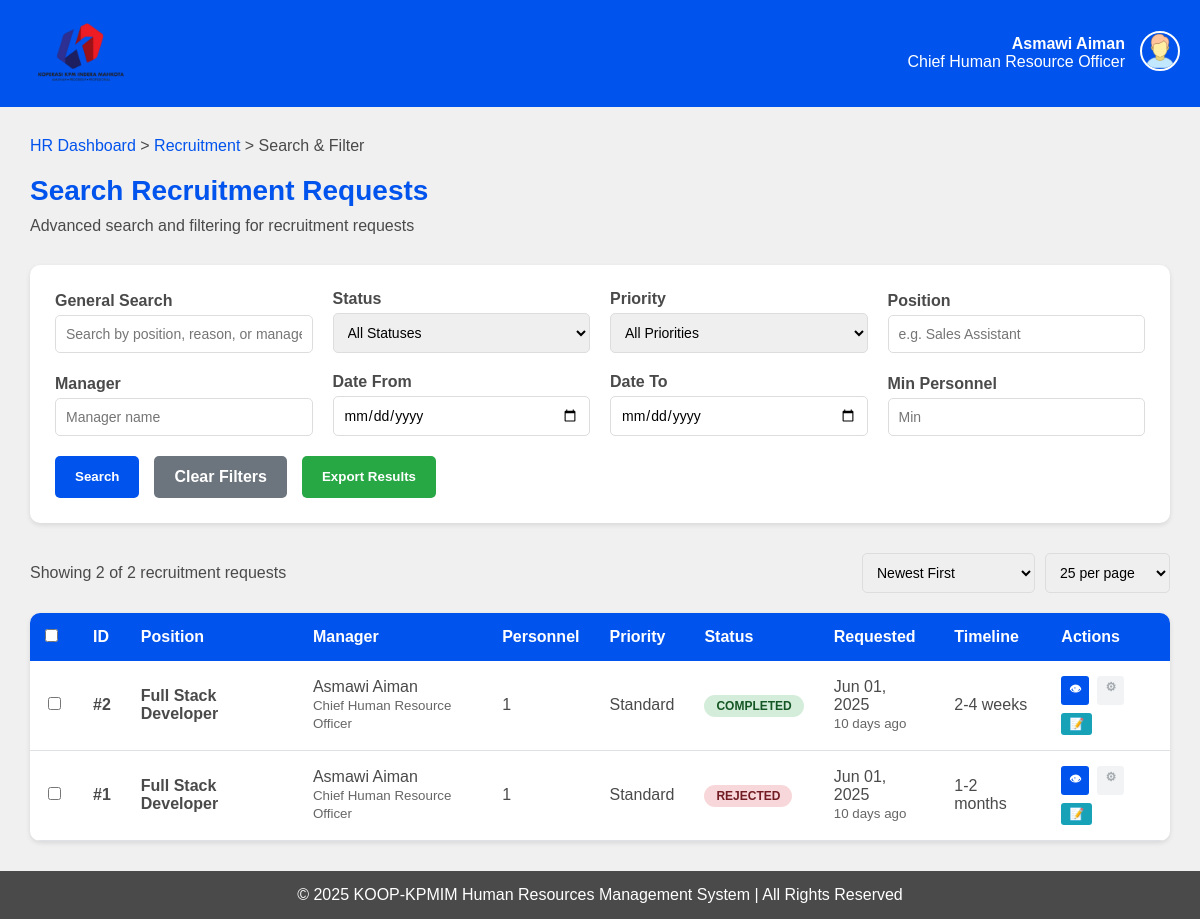
The page /hr/recruitment/search/ (signed in) on the database as committed earlier.
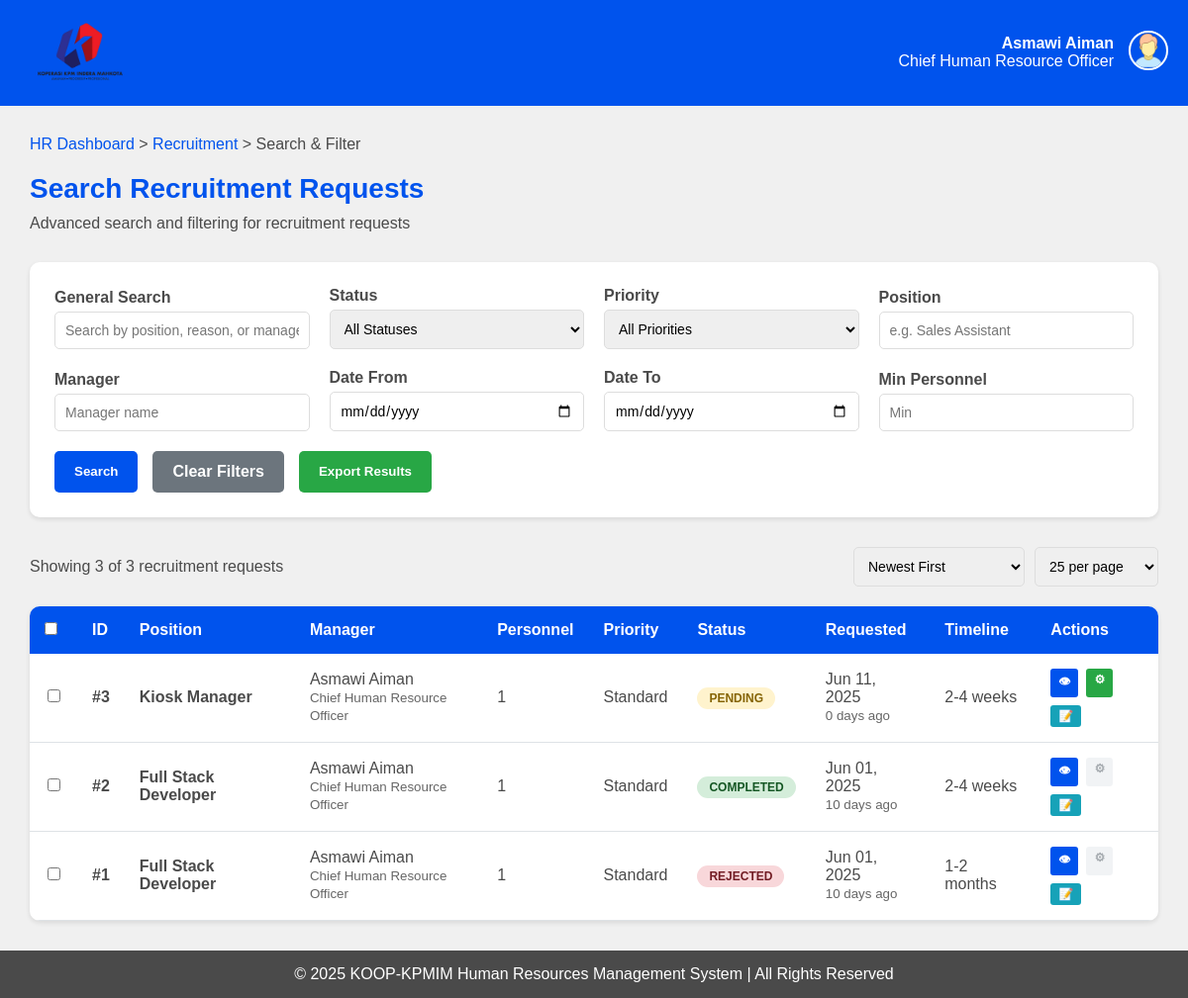
The same page on the database as committed later.
### HRMS/models.py (models this page shows, shortened)
class RECRUITMENT(models.Model):
    id = models.AutoField(primary_key=True)
    position = models.TextField(default='')
    reason = models.TextField(default='')
    total_personnel = models.IntegerField(default=1)
    STATUS_CHOICES = [
        ('Pending', 'pending'),
        ('Under Review', 'under_review'),
        ('Approved', 'approved'),
        ('In Progress', 'in_progress'),
        ('Completed', 'completed'),
        ('Rejected', 'rejected'),
        ('On Hold', 'on_hold'),
        ('More Info Needed', 'more_info_needed'),
    ]
    status = models.TextField(choices=STATUS_CHOICES, default='Pending')
    PRIORITY_CHOICES = [
        ('Low', 'low'),
        ('Standard', 'standard'),
        ('High', 'high'),
        ('Urgent', 'urgent'),
        ('Critical', 'critical'),
    ]
    priority = models.TextField(choices=PRIORITY_CHOICES, default='Standard')
    requested_date = models.DateTimeField(auto_now_add=True, null=True, blank=True)
    target_start_date = models.DateField(null=True, blank=True)
    expected_completion_date = models.DateField(null=True, blank=True)
    TIMELINE_CHOICES = [
        ('1-2 weeks', '1-2 weeks'),
        ('2-4 weeks', '2-4 weeks'),
        ('1-2 months', '1-2 months'),
        ('2-3 months', '2-3 months'),
        ('3+ months', '3+ months'),
    ]
    expected_timeline = models.TextField(choices=TIMELINE_CHOICES, default='2-4 weeks')
    job_description = models.TextField(blank=True, default='')
    required_qualifications = models.TextField(blank=True, default='')
    salary_range_min = models.DecimalField(max_digits=10, decimal_places=2, null=True, blank=True)
    salary_range_max = models.DecimalField(max_digits=10, decimal_places=2, null=True, blank=True)
    EMPLOYMENT_TYPE_CHOICES = [
        ('Full-time', 'full_time'),
        ('Part-time', 'part_time'),
        ('Contract', 'contract'),
        ('Temporary', 'temporary'),
        ('Internship', 'internship'),
    ]
    employment_type = models.TextField(choices=EMPLOYMENT_TYPE_CHOICES, default='Full-time')
    department = models.TextField(blank=True, default='')
    work_location = models.TextField(blank=True, default='')
    REMOTE_WORK_CHOICES = [
        ('On-site', 'on_site'),
        ('Remote', 'remote'),
        ('Hybrid', 'hybrid'),
    ]
    remote_work_option = models.TextField(choices=REMOTE_WORK_CHOICES, default='On-site')
    business_justification = models.TextField(blank=True, default='')
    JUSTIFICATION_TYPE_CHOICES = [
        ('New Position', 'new_position'),
        ('Replacement', 'replacement'),
        ('Expansion', 'expansion'),
        ('Temporary Cover', 'temporary_cover'),
        ('Project Based', 'project_based'),
    ]
    justification_type = models.TextField(choices=JUSTIFICATION_TYPE_CHOICES, default='New Position')
    managerid = models.ForeignKey('MANAGER', on_delete=models.CASCADE)
    assigned_hr = models.ForeignKey('HR', on_delete=models.SET_NULL, null=True, blank=True)
    last_updated = models.DateTimeField(auto_now=True)
    updated_by = models.ForeignKey('HR', on_delete=models.SET_NULL, null=True, blank=True, related_name='recruitment_updates')
    is_confidential = models.BooleanField(default=False)
    external_posting_allowed = models.BooleanField(default=True)
    @property
    def days_since_request(self):
        return (timezone.now().date() - self.requested_date.date()).days
    @property
    def is_urgent(self):
        return self.priority in ['Urgent', 'Critical'] or self.days_since_request > 30
    @property
    def is_overdue(self):
        if self.expected_completion_date:
            return self.expected_completion_date < timezone.now().date()
        return False
    class Meta:
        ordering = ['-requested_date']
        verbose_name = 'Recruitment Request'
        verbose_name_plural = 'Recruitment Requests'

class MANAGER(models.Model):
    id = models.TextField(primary_key=True)
    password = models.TextField(default='')
    staffid = models.ForeignKey(STAFF, on_delete=models.CASCADE)

class STAFF(models.Model):
    id = models.TextField(primary_key=True, max_length=12)
    name = models.TextField(default='')
    position = models.TextField(default='')
    phone = models.TextField(default='')
    email = models.EmailField(default='')
    password = models.TextField(default='')
    STATUS = [
        ('',''),
        ('Married','married'),
        ('Single','single'),
    ]
    status = models.TextField(choices=STATUS, default='')
    GENDER = [
        ('',''),
        ('Male', 'male'),
        ('Female', 'female'),
    ]
    gender = models.TextField(choices=GENDER, default='')
    date_of_birth = models.DateField()
    bank_number = models.TextField(default='')
    emergency_contact = models.TextField(default='')

### HRMS/views.py (the view, shortened to what this page needs)
# urls.py: path('hr/recruitment/search/', views.recruitment_search, name='hr_recruitment_search'),
def recruitment_search(request):
    if not request.session.get('user_type') == 'hr':
        request.session.flush()
        messages.error(request, "You do not have permission to view this page. Please login again")
        return redirect('login')
    try:
        hr_id = request.session.get('user_id')
        hr = HR.objects.get(id=hr_id)
        search_query = request.GET.get('search', '').strip()
        status_filter = request.GET.get('status', '')
        priority_filter = request.GET.get('priority', '')
        position_filter = request.GET.get('position', '').strip()
        manager_filter = request.GET.get('manager', '').strip()
        date_from = request.GET.get('date_from', '')
        date_to = request.GET.get('date_to', '')
        personnel_min = request.GET.get('personnel_min', '')
        sort_by = request.GET.get('sort', 'newest')
        page_size = int(request.GET.get('page_size', 25))
        recruitment_requests = RECRUITMENT.objects.select_related('managerid__staffid')
        search_performed = any([
            search_query, status_filter, priority_filter, position_filter,
            manager_filter, date_from, date_to, personnel_min
        ])
        if status_filter:
            recruitment_requests = recruitment_requests.filter(status=status_filter)
        if priority_filter:
            recruitment_requests = recruitment_requests.filter(priority=priority_filter)
        if position_filter:
            recruitment_requests = recruitment_requests.filter(position__icontains=position_filter)
        if manager_filter:
            recruitment_requests = recruitment_requests.filter(
                managerid__staffid__name__icontains=manager_filter
            )
        if personnel_min:
            try:
                min_personnel = int(personnel_min)
                recruitment_requests = recruitment_requests.filter(total_personnel__gte=min_personnel)
            except ValueError:
                messages.warning(request, 'Invalid minimum personnel value.')
        if sort_by == 'oldest':
            recruitment_requests = recruitment_requests.order_by('requested_date')
        elif sort_by == 'status':
            recruitment_requests = recruitment_requests.order_by('status', '-requested_date')
        elif sort_by == 'position':
            recruitment_requests = recruitment_requests.order_by('position')
        else:  # newest (default)
            recruitment_requests = recruitment_requests.order_by('-requested_date')
        total_results = recruitment_requests.count()
        paginator = Paginator(recruitment_requests, page_size)
        page_number = request.GET.get('page', 1)
        recruitment_requests = paginator.get_page(page_number)
        all_statuses = RECRUITMENT.objects.values_list('status', flat=True).distinct()
        all_priorities = RECRUITMENT.objects.values_list('priority', flat=True).distinct()
        all_positions = RECRUITMENT.objects.values_list('position', flat=True).distinct()
        all_managers = RECRUITMENT.objects.select_related('managerid__staffid').values_list(
            'managerid__staffid__name', flat=True
        ).distinct()
        context = {
            'hr': hr,
            'recruitment_requests': recruitment_requests,
            'total_results': total_results,
            'search_performed': search_performed,
            'search_query': search_query,
            'status_filter': status_filter,
            'priority_filter': priority_filter,
            'position_filter': position_filter,
            'manager_filter': manager_filter,
            'date_from': date_from,
            'date_to': date_to,
            'personnel_min': personnel_min,
            'sort_by': sort_by,
            'page_size': page_size,
            'all_statuses': all_statuses,
            'all_priorities': all_priorities,
            'all_positions': all_positions,
            'all_managers': all_managers,
        }
        return render(request, 'hr/recruitment_search.html', context)
    except HR.DoesNotExist:
        messages.error(request, "HR user not found. Please login again")
        return redirect('login')
    except Exception as e:
        messages.error(request, f"An error occurred: {str(e)}")
        return redirect('hr_recruitment')

### HRMS/templates/hr/recruitment_search.html (shortened to what the changed rows need)
{% load static %}
<!DOCTYPE html>
<html lang="en">
<head>
</head>
<body>
    <main>
        <h1>Search Recruitment Requests</h1>
        <div class="results-header">
            <div class="results-info">
                {% if recruitment_requests %}
                    Showing {{ recruitment_requests|length }} of {{ total_results }} recruitment requests
                {% else %}
                    {% if search_performed %}
                        No results found for your search criteria
                    {% else %}
                        No recruitment requests found
                    {% endif %}
                {% endif %}
            </div>
            <div class="results-actions">
                <select id="sortBy" class="form-control" style="width: auto;" onchange="sortResults()">
                </select>
                <select id="pageSize" class="form-control" style="width: auto;" onchange="changePageSize()">
                </select>
            </div>
        </div>
        {% if recruitment_requests %}
        <div class="results-container">
            <div class="table-container">
                <table>
                    <thead>
                        <tr>
                            <th class="checkbox-cell">
                                <input type="checkbox" id="selectAll" class="select-all-checkbox" onchange="toggleSelectAll()">
                            </th>
                            <th>ID</th>
                            <th>Position</th>
                            <th>Manager</th>
                            <th>Personnel</th>
                            <th>Priority</th>
                            <th>Status</th>
                            <th>Requested</th>
                            <th>Timeline</th>
                            <th>Actions</th>
                        </tr>
                    </thead>
                    <tbody>
                        {% for request in recruitment_requests %}
                        <tr>
                            <td class="checkbox-cell">
                                <input type="checkbox" class="row-checkbox" value="{{ request.id }}" onchange="updateSelection()">
                            </td>
                            <td><strong>#{{ request.id }}</strong></td>
                            <td>
                                <strong>{{ request.position }}</strong>
                            </td>
                            <td>
                                {{ request.managerid.staffid.name }}<br>
                                <small style="color: #666;">{{ request.managerid.staffid.position }}</small>
                            </td>
                            <td>{{ request.total_personnel }}</td>
                            <td>
                                <span class="priority-{{ request.priority|lower }}">
                                    {{ request.priority }}
                                </span>
                            </td>
                            <td>
                                <span class="status-badge status-{{ request.status|lower|cut:' ' }}">
                                    {{ request.status }}
                                </span>
                            </td>
                            <td>
                                {{ request.requested_date|date:"M d, Y" }}<br>
                                <small style="color: #666;">{{ request.days_since_request }} days ago</small>
                            </td>
                            <td>
                                {% if request.expected_timeline %}
                                    {{ request.expected_timeline }}
                                {% else %}
                                    <span style="color: #999;">Not set</span>
                                {% endif %}
                            </td>
                            <td>
                                <div class="action-links">
                                    <a href="{% url 'hr_recruitment_details' request.id %}" class="btn-view" title="View Details">👁</a>
                                    {% if request.status == 'Completed' or request.status == 'Rejected' %}
                                        <span class="btn-process disabled" title="Cannot process {{ request.status|lower }} requests">⚙</span>
                                    {% else %}
                                        <a href="{% url 'hr_recruitment_process' request.id %}" class="btn-process" title="Process">⚙</a>
                                    {% endif %}
                                    <a href="{% url 'hr_recruitment_notes' request.id %}" class="btn-notes" title="Notes">📝</a>
                                </div>
                            </td>
                        </tr>
                        {% endfor %}
                    </tbody>
                </table>
            </div>
        </div>
        {% endif %}
    </main>
</body>
</html>

Rows that differ between the two databases and show on the page:
added RECRUITMENT: id "3", position "Kiosk Manager", managerid.staffid.name "Asmawi Aiman", managerid.staffid.position "Chief Human Resource Officer", total_personnel "1", priority "Standard", status "PENDING", requested_date "Jun 11, 2025", days_since_request "0", expected_timeline "2-4 weeks"
Other text that changed with them:
{{ recruitment_requests|length }}: "2" → "3"
{{ total_results }}: "2" → "3"
